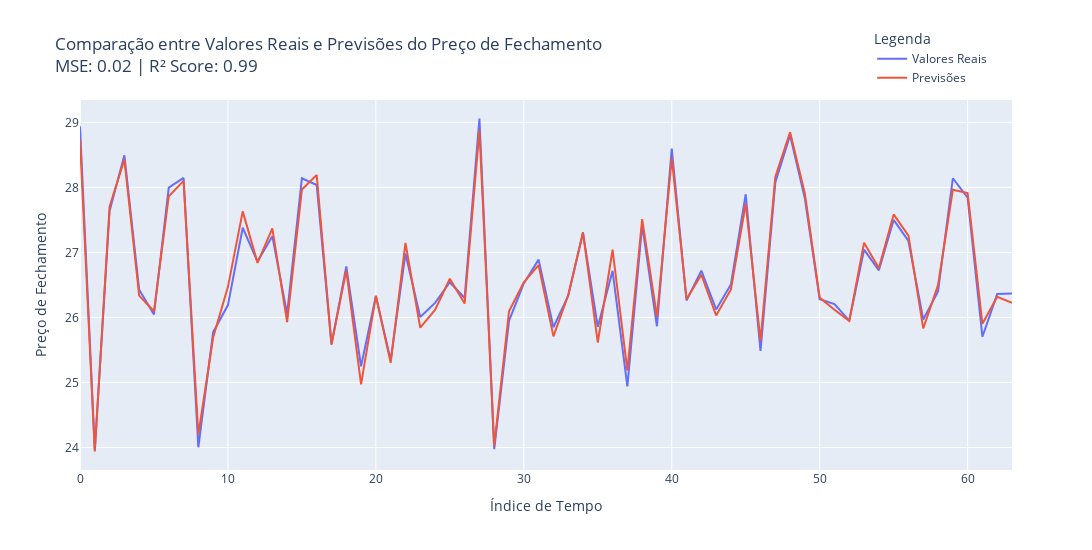

Notebook cell for this chart:
### Code cell
fig = go.Figure()
fig.add_trace(go.Scatter(x=y_test.index, y=y_test.values, mode='lines',name='Valores Reais', ))
fig.add_trace(go.Scatter(x=y_test.index, y=y_pred, mode='lines', name='Previsões',))
fig.update_layout(
    title=f"Comparação entre Valores Reais e Previsões do Preço de Fechamento<br>MSE: {mse:.2f} | R² Score: {r2:.2f}",
    xaxis_title="Índice de Tempo",
    yaxis_title="Preço de Fechamento",
    legend_title="Legenda",
    legend=dict(
        x=.85,  
        y=1.2,     # posição da legenda no topo da figura
        xanchor="left",
        yanchor="top"
    ),
    width=1100,
    height=550
)

fig.show()

### Figure 1 — Plotly figure (JSON) as saved in the notebook; plotly's stock layout.template omitted (floating-point values rounded to 4 significant figures)
{"data": [{"mode": "lines", "name": "Valores Reais", "type": "scatter", "x": [0, 1, 2, 3, 4, 5, 6, 7, 8, 9, 10, 11, 12, 13, 14, 15, 16, 17, 18, 19, 20, 21, 22, 23, 24, 25, 26, 27, 28, 29, 30, 31, 32, 33, 34, 35, 36, 37, 38, 39, 40, 41, 42, 43, 44, 45, 46, 47, 48, 49, 50, 51, 52, 53, 54, 55, 56, 57, 58, 59, 60, 61, 62, 63], "y": [28.94, 23.96, 27.64, 28.49, 26.43, 26.05, 28.0, 28.15, 24.0, 25.77, 26.19, 27.38, 26.86, 27.25, 26.06, 28.14, 28.04, 25.58, 26.78, 25.25, 26.33, 25.34, 26.98, 26.01, 26.22, 26.54, 26.3, 29.06, 23.97, 25.95, 26.52, 26.89, 25.85, 26.33, 27.3, 25.85, 26.72, 24.94, 27.42, 25.86, 28.6, 26.26, 26.72, 26.12, 26.51, 27.89, 25.48, 28.07, 28.8, 27.83, 26.28, 26.2, 25.95, 27.04, 26.73, 27.5, 27.18, 25.97, 26.4, 28.14, 27.84, 25.7, 26.36, 26.37]}, {"mode": "lines", "name": "Previsões", "type": "scatter", "x": [0, 1, 2, 3, 4, 5, 6, 7, 8, 9, 10, 11, 12, 13, 14, 15, 16, 17, 18, 19, 20, 21, 22, 23, 24, 25, 26, 27, 28, 29, 30, 31, 32, 33, 34, 35, 36, 37, 38, 39, 40, 41, 42, 43, 44, 45, 46, 47, 48, 49, 50, 51, 52, 53, 54, 55, 56, 57, 58, 59, 60, 61, 62, 63], "y": [28.73, 23.94, 27.7, 28.43, 26.33, 26.09, 27.86, 28.1, 24.2, 25.69, 26.47, 27.63, 26.84, 27.37, 25.93, 27.97, 28.19, 25.59, 26.72, 24.97, 26.33, 25.3, 27.15, 25.84, 26.12, 26.6, 26.21, 28.88, 24.02, 26.09, 26.54, 26.81, 25.71, 26.34, 27.31, 25.62, 27.04, 25.18, 27.51, 26.01, 28.45, 26.28, 26.66, 26.03, 26.43, 27.75, 25.64, 28.16, 28.85, 27.9, 26.31, 26.12, 25.95, 27.15, 26.76, 27.58, 27.26, 25.83, 26.5, 27.96, 27.91, 25.9, 26.32, 26.23]}], "layout": {"height": 550, "legend": {"title": {"text": "Legenda"}, "x": 0.85, "xanchor": "left", "y": 1.2, "yanchor": "top"}, "title": {"text": "Comparação entre Valores Reais e Previsões do Preço de Fechamento<br>MSE: 0.02 | R² Score: 0.99"}, "width": 1100, "xaxis": {"title": {"text": "Índice de Tempo"}}, "yaxis": {"title": {"text": "Preço de Fechamento"}}}}
